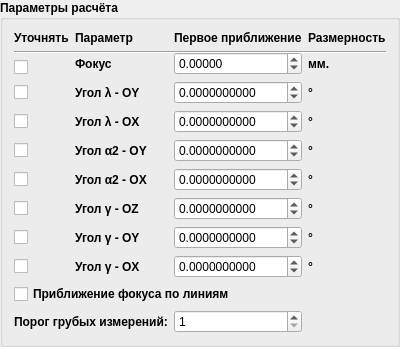
         <widget class="QGroupBox" name="gridGroupBox">
          <property name="sizePolicy">
           <sizepolicy hsizetype="Expanding" vsizetype="Preferred">
            <horstretch>0</horstretch>
            <verstretch>0</verstretch>
           </sizepolicy>
          </property>
          <property name="font">
           <font>
            <weight>75</weight>
            <bold>true</bold>
           </font>
          </property>
          <property name="title">
           <string>Параметры расчёта</string>
          </property>
          <layout class="QGridLayout" name="gridLayout">
           <item row="5" column="3">
            <widget class="QLabel" name="label_18">
             <property name="sizePolicy">
              <sizepolicy hsizetype="Fixed" vsizetype="Preferred">
               <horstretch>0</horstretch>
               <verstretch>0</verstretch>
              </sizepolicy>
             </property>
             <property name="font">
              <font>
               <weight>75</weight>
               <bold>true</bold>
              </font>
             </property>
             <property name="text">
              <string>°</string>
             </property>
            </widget>
           </item>
           <item row="7" column="0">
            <widget class="QCheckBox" name="alpha2YCheckBox">
             <property name="sizePolicy">
              <sizepolicy hsizetype="Fixed" vsizetype="Fixed">
               <horstretch>0</horstretch>
               <verstretch>0</verstretch>
              </sizepolicy>
             </property>
             <property name="text">
              <string/>
             </property>
            </widget>
           </item>
           <item row="12" column="0" colspan="3">
            <widget class="QCheckBox" name="fitFocusCheckBox">
             <property name="font">
              <font>
               <weight>75</weight>
               <bold>true</bold>
              </font>
             </property>
             <property name="text">
              <string>Приближение фокуса по линиям</string>
             </property>
            </widget>
           </item>
           <item row="8" column="0">
            <widget class="QCheckBox" name="alpha2XCheckBox">
             <property name="sizePolicy">
              <sizepolicy hsizetype="Fixed" vsizetype="Fixed">
               <horstretch>0</horstretch>
               <verstretch>0</verstretch>
              </sizepolicy>
             </property>
             <property name="text">
              <string/>
             </property>
            </widget>
           </item>
           <item row="5" column="2">
            <widget class="QDoubleSpinBox" name="lambdaOXSpinBox">
             <property name="font">
              <font>
               <weight>50</weight>
               <bold>false</bold>
              </font>
             </property>
             <property name="decimals">
              <number>10</number>
             </property>
             <property name="minimum">
              <double>-100.000000000000000</double>
             </property>
             <property name="maximum">
              <double>999.990000000000009</double>
             </property>
             <property name="value">
              <double>0.000000000000000</double>
             </property>
            </widget>
           </item>
           <item row="0" column="0">
            <widget class="QLabel" name="label_2">
             <property name="sizePolicy">
              <sizepolicy hsizetype="Preferred" vsizetype="Fixed">
               <horstretch>0</horstretch>
               <verstretch>0</verstretch>
              </sizepolicy>
             </property>
             <property name="font">
              <font>
               <weight>75</weight>
               <bold>true</bold>
              </font>
             </property>
             <property name="text">
              <string>Уточнять</string>
             </property>
            </widget>
           </item>
           <item row="7" column="3">
            <widget class="QLabel" name="label_17">
             <property name="sizePolicy">
              <sizepolicy hsizetype="Fixed" vsizetype="Preferred">
               <horstretch>0</horstretch>
               <verstretch>0</verstretch>
              </sizepolicy>
             </property>
             <property name="text">
              <string>°</string>
             </property>
            </widget>
           </item>
           <item row="2" column="1" rowspan="2">
            <widget class="QLabel" name="label">
             <property name="font">
              <font>
               <weight>75</weight>
               <bold>true</bold>
              </font>
             </property>
             <property name="text">
              <string>Фокус</string>
             </property>
            </widget>
           </item>
           <item row="2" column="2" rowspan="2">
            <widget class="QDoubleSpinBox" name="focusSpinBox">
             <property name="font">
              <font>
               <weight>50</weight>
               <bold>false</bold>
              </font>
             </property>
             <property name="decimals">
              <number>5</number>
             </property>
             <property name="minimum">
              <double>-999.000000000000000</double>
             </property>
             <property name="maximum">
              <double>999.990000000000009</double>
             </property>
            </widget>
           </item>
           <item row="0" column="2">
            <widget class="QLabel" name="label_4">
             <property name="font">
              <font>
               <weight>75</weight>
               <bold>true</bold>
              </font>
             </property>
             <property name="text">
              <string>Первое приближение</string>
             </property>
            </widget>
           </item>
           <item row="0" column="1">
            <widget class="QLabel" name="label_3">
             <property name="font">
              <font>
               <weight>75</weight>
               <bold>true</bold>
              </font>
             </property>
             <property name="text">
              <string>Параметр</string>
             </property>
            </widget>
           </item>
           <item row="13" column="0" colspan="2">
            <widget class="QLabel" name="label_27">
             <property name="toolTip">
              <string>Грубые измерения определяются как mxy &gt; порог * размер пикселя</string>
             </property>
             <property name="text">
              <string>Порог грубых измерений:</string>
             </property>
            </widget>
           </item>
           <item row="9" column="0">
            <widget class="QCheckBox" name="gammaZCheckBox">
             <property name="sizePolicy">
              <sizepolicy hsizetype="Fixed" vsizetype="Fixed">
               <horstretch>0</horstretch>
               <verstretch>0</verstretch>
              </sizepolicy>
             </property>
             <property name="text">
              <string/>
             </property>
            </widget>
           </item>
           <item row="4" column="3">
            <widget class="QLabel" name="label_8">
             <property name="sizePolicy">
              <sizepolicy hsizetype="Fixed" vsizetype="Preferred">
               <horstretch>0</horstretch>
               <verstretch>0</verstretch>
              </sizepolicy>
             </property>
             <property name="font">
              <font>
               <weight>75</weight>
               <bold>true</bold>
              </font>
             </property>
             <property name="text">
              <string>°</string>
             </property>
            </widget>
           </item>
           <item row="8" column="3">
            <widget class="QLabel" name="label_16">
             <property name="sizePolicy">
              <sizepolicy hsizetype="Fixed" vsizetype="Preferred">
               <horstretch>0</horstretch>
               <verstretch>0</verstretch>
              </sizepolicy>
             </property>
             <property name="text">
              <string>°</string>
             </property>
            </widget>
           </item>
           <item row="11" column="2">
            <widget class="QDoubleSpinBox" name="gammaOXSpinBox">
             <property name="font">
              <font>
               <weight>50</weight>
               <bold>false</bold>
              </font>
             </property>
             <property name="decimals">
              <number>10</number>
             </property>
             <property name="minimum">
              <double>-100.000000000000000</double>
             </property>
             <property name="maximum">
              <double>999.990000000000009</double>
             </property>
             <property name="value">
              <double>0.000000000000000</double>
             </property>
            </widget>
           </item>
           <item row="4" column="2">
            <widget class="QDoubleSpinBox" name="lambdaOYSpinBox">
             <property name="font">
              <font>
               <weight>50</weight>
               <bold>false</bold>
              </font>
             </property>
             <property name="decimals">
              <number>10</number>
             </property>
             <property name="minimum">
              <double>-100.000000000000000</double>
             </property>
             <property name="maximum">
              <double>999.990000000000009</double>
             </property>
             <property name="value">
              <double>0.000000000000000</double>
             </property>
            </widget>
           </item>
           <item row="5" column="0">
            <widget class="QCheckBox" name="lambdaXCheckBox">
             <property name="sizePolicy">
              <sizepolicy hsizetype="Fixed" vsizetype="Fixed">
               <horstretch>0</horstretch>
               <verstretch>0</verstretch>
              </sizepolicy>
             </property>
             <property name="text">
              <string/>
             </property>
            </widget>
           </item>
           <item row="10" column="1">
            <widget class="QLabel" name="label_13">
             <property name="font">
              <font>
               <weight>75</weight>
               <bold>true</bold>
              </font>
             </property>
             <property name="text">
              <string>Угол γ - OY</string>
             </property>
            </widget>
           </item>
           <item row="10" column="0">
            <widget class="QCheckBox" name="gammaYCheckBox">
             <property name="sizePolicy">
              <sizepolicy hsizetype="Fixed" vsizetype="Fixed">
               <horstretch>0</horstretch>
               <verstretch>0</verstretch>
              </sizepolicy>
             </property>
             <property name="text">
              <string/>
             </property>
            </widget>
           </item>
           <item row="2" column="3" rowspan="2">
            <widget class="QLabel" name="label_6">
             <property name="sizePolicy">
              <sizepolicy hsizetype="Fixed" vsizetype="Preferred">
               <horstretch>0</horstretch>
               <verstretch>0</verstretch>
              </sizepolicy>
             </property>
             <property name="font">
              <font>
               <weight>75</weight>
               <bold>true</bold>
              </font>
             </property>
             <property name="text">
              <string>мм.</string>
             </property>
            </widget>
           </item>
           <item row="9" column="2">
            <widget class="QDoubleSpinBox" name="gammaOZSpinBox">
             <property name="font">
              <font>
               <weight>50</weight>
               <bold>false</bold>
              </font>
             </property>
             <property name="decimals">
              <number>10</number>
             </property>
             <property name="minimum">
              <double>-100.000000000000000</double>
             </property>
             <property name="maximum">
              <double>999.000000000000000</double>
             </property>
            </widget>
           </item>
           <item row="7" column="2">
            <widget class="QDoubleSpinBox" name="alpha2OYSpinBox">
             <property name="font">
              <font>
               <weight>50</weight>
               <bold>false</bold>
              </font>
             </property>
             <property name="decimals">
              <number>10</number>
             </property>
             <property name="minimum">
              <double>-100.000000000000000</double>
             </property>
             <property name="maximum">
              <double>999.990000000000009</double>
             </property>
             <property name="value">
              <double>0.000000000000000</double>
             </property>
            </widget>
           </item>
           <item row="11" column="3">
            <widget class="QLabel" name="label_15">
             <property name="sizePolicy">
              <sizepolicy hsizetype="Fixed" vsizetype="Preferred">
               <horstretch>0</horstretch>
               <verstretch>0</verstretch>
              </sizepolicy>
             </property>
             <property name="text">
              <string>°</string>
             </property>
            </widget>
           </item>
           <item row="9" column="1">
            <widget class="QLabel" name="label_29">
             <property name="text">
              <string>Угол γ - OZ</string>
             </property>
            </widget>
           </item>
           <item row="1" column="0" rowspan="2" colspan="4">
            <widget class="Line" name="line_2">
             <property name="orientation">
              <enum>Qt::Horizontal</enum>
             </property>
            </widget>
           </item>
           <item row="8" column="1">
            <widget class="QLabel" name="label_11">
             <property name="font">
              <font>
               <weight>75</weight>
               <bold>true</bold>
              </font>
             </property>
             <property name="text">
              <string>Угол α2 - OX</string>
             </property>
            </widget>
           </item>
           <item row="4" column="1">
            <widget class="QLabel" name="label_7">
             <property name="font">
              <font>
               <weight>75</weight>
               <bold>true</bold>
              </font>
             </property>
             <property name="text">
              <string>Угол λ - OY</string>
             </property>
            </widget>
           </item>
           <item row="11" column="1">
            <widget class="QLabel" name="label_12">
             <property name="font">
              <font>
               <weight>75</weight>
               <bold>true</bold>
              </font>
             </property>
             <property name="text">
              <string>Угол γ - OX</string>
             </property>
            </widget>
           </item>
           <item row="10" column="3">
            <widget class="QLabel" name="label_14">
             <property name="sizePolicy">
              <sizepolicy hsizetype="Fixed" vsizetype="Preferred">
               <horstretch>0</horstretch>
               <verstretch>0</verstretch>
              </sizepolicy>
             </property>
             <property name="text">
              <string>°</string>
             </property>
            </widget>
           </item>
           <item row="4" column="0">
            <widget class="QCheckBox" name="lambdaYCheckBox">
             <property name="sizePolicy">
              <sizepolicy hsizetype="Fixed" vsizetype="Fixed">
               <horstretch>0</horstretch>
               <verstretch>0</verstretch>
              </sizepolicy>
             </property>
             <property name="text">
              <string/>
             </property>
            </widget>
           </item>
           <item row="11" column="0">
            <widget class="QCheckBox" name="gammaXCheckBox">
             <property name="text">
              <string/>
             </property>
            </widget>
           </item>
           <item row="5" column="1">
            <widget class="QLabel" name="label_9">
             <property name="font">
              <font>
               <weight>75</weight>
               <bold>true</bold>
              </font>
             </property>
             <property name="text">
              <string>Угол λ - OX</string>
             </property>
            </widget>
           </item>
           <item row="8" column="2">
            <widget class="QDoubleSpinBox" name="alpha2OXSpinBox">
             <property name="font">
              <font>
               <weight>50</weight>
               <bold>false</bold>
              </font>
             </property>
             <property name="decimals">
              <number>10</number>
             </property>
             <property name="minimum">
              <double>-100.000000000000000</double>
             </property>
             <property name="maximum">
              <double>999.990000000000009</double>
             </property>
             <property name="value">
              <double>0.000000000000000</double>
             </property>
            </widget>
           </item>
           <item row="13" column="2">
            <widget class="QSpinBox" name="measureThesholdSpinBox">
             <property name="font">
              <font>
               <weight>50</weight>
               <bold>false</bold>
              </font>
             </property>
             <property name="minimum">
              <number>1</number>
             </property>
             <property name="maximum">
              <number>1000</number>
             </property>
            </widget>
           </item>
           <item row="10" column="2">
            <widget class="QDoubleSpinBox" name="gammaOYSpinBox">
             <property name="font">
              <font>
               <weight>50</weight>
               <bold>false</bold>
              </font>
             </property>
             <property name="decimals">
              <number>10</number>
             </property>
             <property name="minimum">
              <double>-100.000000000000000</double>
             </property>
             <property name="maximum">
              <double>999.990000000000009</double>
             </property>
             <property name="value">
              <double>0.000000000000000</double>
             </property>
            </widget>
           </item>
           <item row="7" column="1">
            <widget class="QLabel" name="label_10">
             <property name="font">
              <font>
               <weight>75</weight>
               <bold>true</bold>
              </font>
             </property>
             <property name="text">
              <string>Угол α2 - OY</string>
             </property>
            </widget>
           </item>
           <item row="0" column="3">
            <widget class="QLabel" name="label_5">
             <property name="font">
              <font>
               <weight>75</weight>
               <bold>true</bold>
              </font>
             </property>
             <property name="text">
              <string>Размерность</string>
             </property>
            </widget>
           </item>
           <item row="3" column="0">
            <widget class="QCheckBox" name="focusCheckBox">
             <property name="sizePolicy">
              <sizepolicy hsizetype="Fixed" vsizetype="Fixed">
               <horstretch>0</horstretch>
               <verstretch>0</verstretch>
              </sizepolicy>
             </property>
             <property name="text">
              <string/>
             </property>
            </widget>
           </item>
           <item row="9" column="3">
            <widget class="QLabel" name="label_31">
             <property name="text">
              <string>°</string>
             </property>
            </widget>
           </item>
          </layout>
         </widget>
